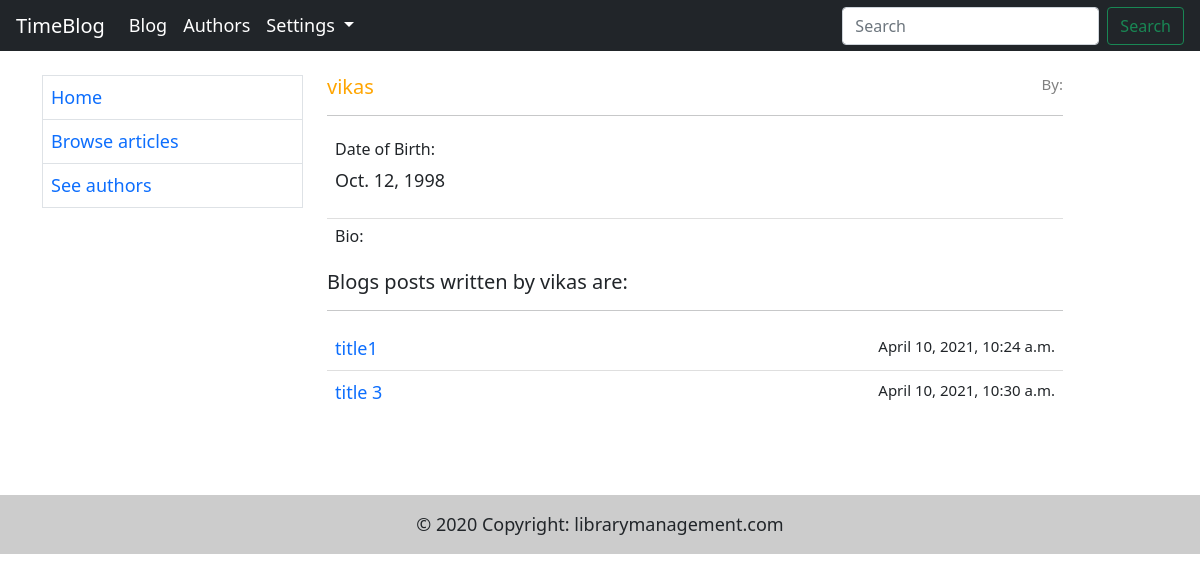
/blogs/author/3, run on an earlier commit of the app's database.
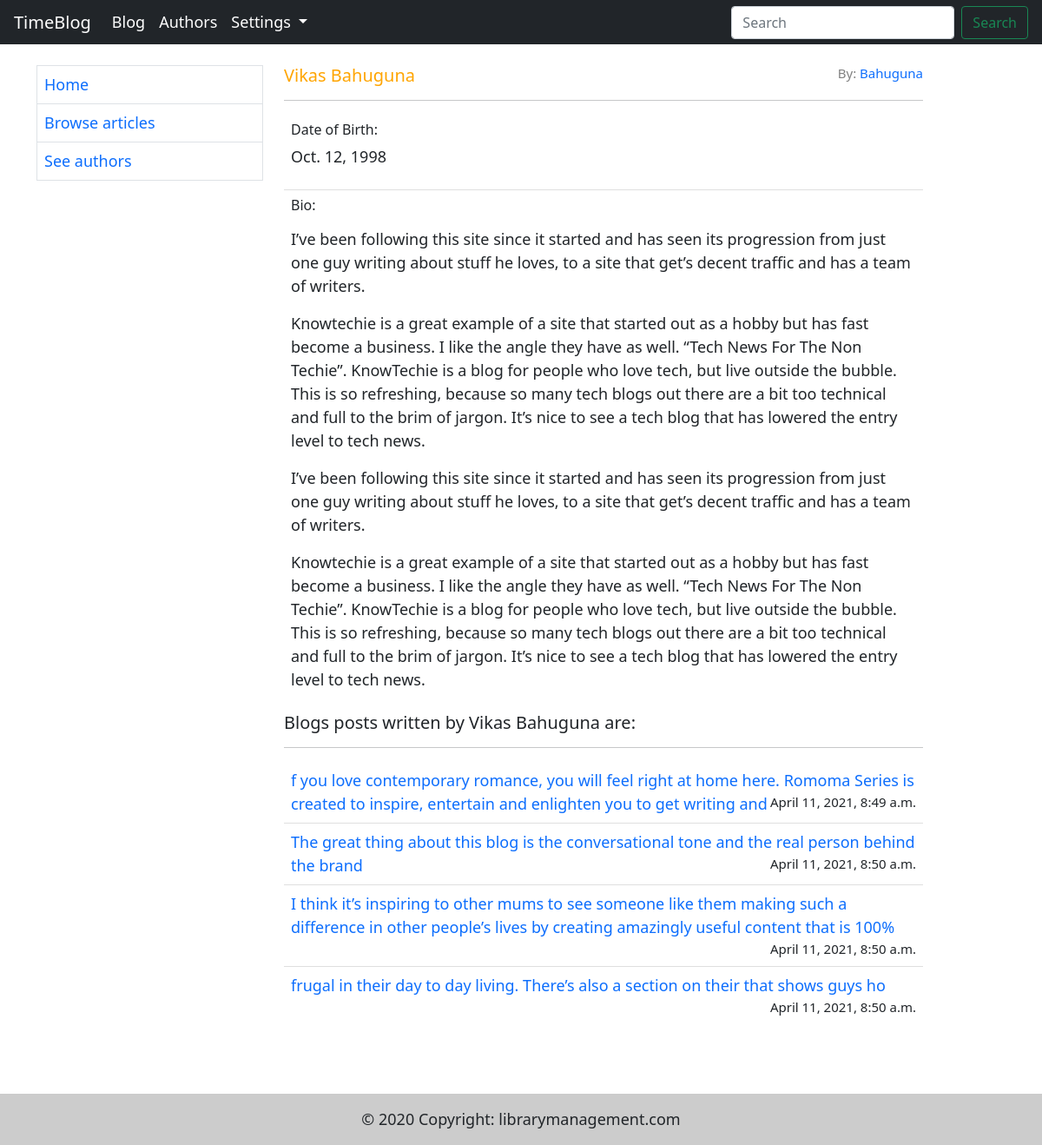
And on a later commit of the database.
### blog/models.py (models this page shows, shortened)
class Author(models.Model):
    first_name = models.CharField(max_length=100)
    last_name = models.CharField(max_length=100)
    bio = models.TextField(max_length=10000, blank=True)
    username = models.ForeignKey(User, on_delete=models.SET_NULL, null=True)
    date_of_birth = models.DateField(null=True, blank=True, default='1998-10-12')

class Blog(models.Model):
    author = models.ForeignKey(User, on_delete=models.SET_NULL, null=True)
    user = models.ForeignKey('Author', on_delete=models.SET_NULL, null=True)
    title = models.CharField(max_length=200)
    content = models.TextField(max_length=10000)
    timestamp = models.DateTimeField(auto_now_add=True, blank=True,)

### blog/views.py (the view)
# urls.py: path('author/<int:pk>', views.AuthorDetailView.as_view(), name="author"),
class AuthorDetailView(generic.DetailView):
    model = Author
    template_name = 'blog/author.html'
    context_object_name = 'author'
    def get_context_data(self, **kwargs):
        context = super(AuthorDetailView, self).get_context_data(**kwargs)
        context['author_blogs'] = Blog.objects.all()
        return context

### templates/blog/author.html (shortened to what this page needs)
{% extends 'base.html' %}
{% block body %}
    <h5 class="vLargeTextField" style="color: orange">{{ author.first_name }} {{ author.last_name }}
        <a href="#" style="font-size: 15px; float:right"><span style="color: gray">By:</span> {{ author.last_name }}</a>
    </h5>
    <hr>
    <ul class="list-group list-group-flush">
        <li class="p-2 list-group-item">
            <h6>Date of Birth:</h6>
            <p>{{ author.date_of_birth }}</p>
        </li>
        <li class="p-2 list-group-item">
            <h6>Bio:</h6>
            <p>{{ author.bio|linebreaks }}</p>
        </li>
    </ul>
    <h5 class="vLargeTextField">
    {% if author.blog_set.count > 0 %}
        Blogs posts written by {{ author.first_name }} {{ author.last_name }} are:
    {% else %}
        {{ author.first_name }} {{ author.last_name }} has not written any blog posts yet.
    {% endif %}
    </h5>
    <hr>
    <ul class="list-group list-group-flush">
        {% if author.blog_set.count > 0 %}
            {% for blog in author.blog_set.all %}
                <li class="p-2 list-group-item">
                    <a href="{% url 'blog' blog.pk %}"> {{ blog.title }}</a>
                    <a style="font-size: 15px; float:right"> {{ blog.timestamp }}</a>
                </li>
            {% endfor %}
        {% else %}
            <li class="p-2 list-group-item">
                <a>All blogs written by {{ author.first_name }}
                {{ author.last_name }} will be displayed here.</a>
            </li>
        {% endif %}
    </ul>
{% endblock %}

What changed in the data, as far as the page shows it:
no longer on this page (row edited): Blog: title "title1", timestamp "April 10, 2021, 10:24 a.m."
no longer on this page (row edited): Blog: title "title 3", timestamp "April 10, 2021, 10:30 a.m."
changed Author: first_name "vikas" → "Vikas"; last_name (not shown) → "Bahuguna"; bio (not shown) → "I’ve been following this site since it started and has seen its progression from just one guy writing about stuff he loves, to a site that get’s decent traffic and has a team of writers. Knowtechie is a great example of a site that started out as a hobby but has fast become a business. I like the angle they have as well. “Tech News For The Non Techie”. KnowTechie is a blog for people who love tech, but live outside the bubble. This is so refreshing, because so many tech blogs out there are a bit too technical and full to the brim of jargon. It’s nice to see a tech blog that has lowered the entry level to tech news. I’ve been following this site since it started and has seen its progression…"
added Blog: title "f you love contemporary romance, you will feel right at home here. Romoma Series is created to inspire, entertain and enlighten you to get writing and", timestamp "April 11, 2021, 8:49 a.m."
added Blog: title "The great thing about this blog is the conversational tone and the real person behind the brand", timestamp "April 11, 2021, 8:50 a.m."
added Blog: title "I think it’s inspiring to other mums to see someone like them making such a difference in other people’s lives by creating amazingly useful content that is 100%", timestamp "April 11, 2021, 8:50 a.m."
added Blog: title "frugal in their day to day living. There’s also a section on their that shows guys ho", timestamp "April 11, 2021, 8:50 a.m."
